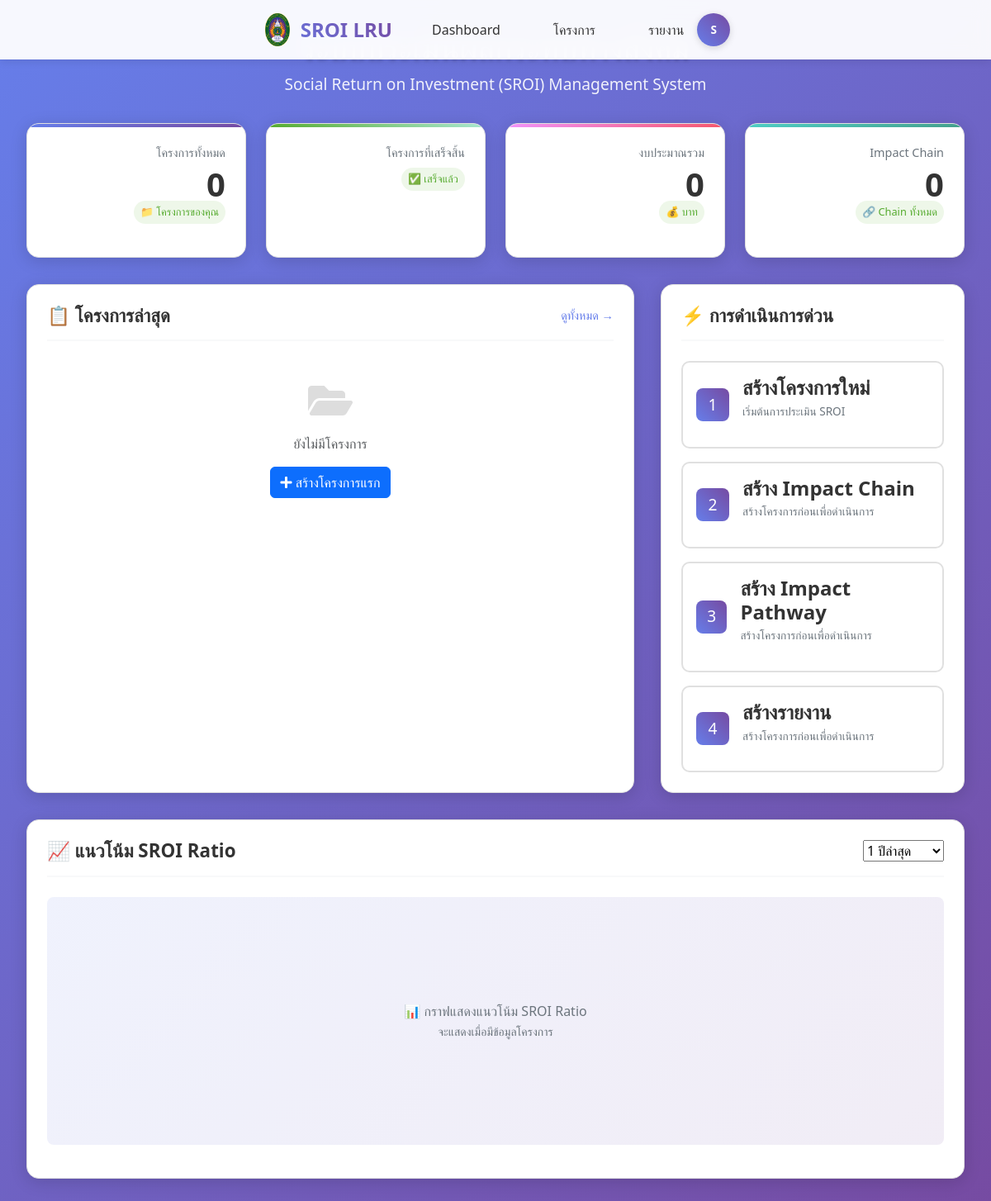
Page /dashboard.php (signed in) on the earlier database version.
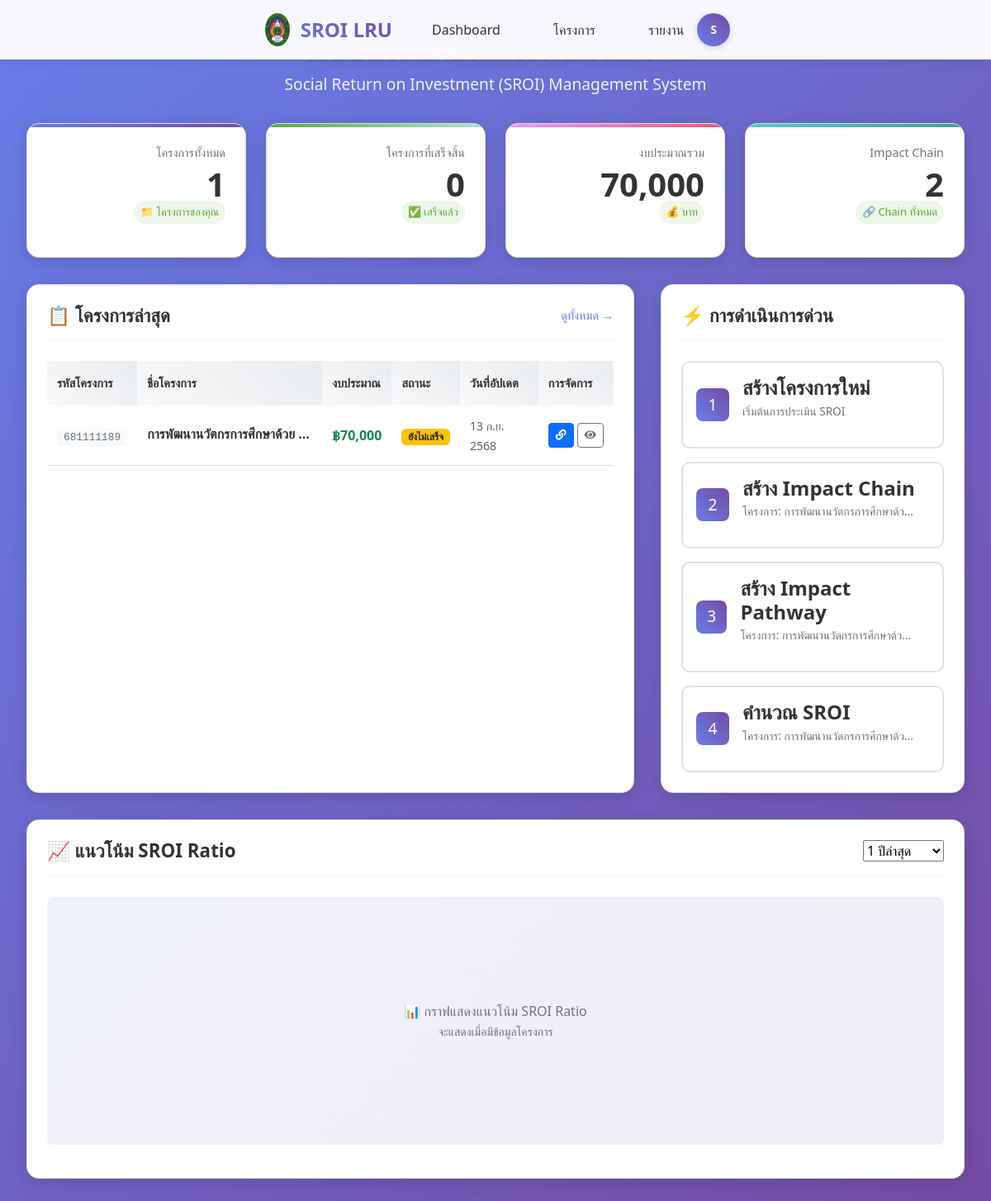
Same page on the later database version.
### tables this page shows
CREATE TABLE `projects` (
  `id` int(11) NOT NULL,
  `project_code` varchar(50) NOT NULL COMMENT 'รหัสโครงการ',
  `name` varchar(500) NOT NULL COMMENT 'ชื่อโครงการ',
  `description` text DEFAULT NULL COMMENT 'รายละเอียดโครงการ',
  `objective` text DEFAULT NULL COMMENT 'วัตถุประสงค์โครงการ',
  `start_date` date DEFAULT NULL COMMENT 'วันที่เริ่มโครงการ',
  `end_date` date DEFAULT NULL COMMENT 'วันที่สิ้นสุดโครงการ',
  `budget` decimal(15,2) DEFAULT NULL COMMENT 'งบประมาณ',
  `organization` varchar(300) DEFAULT NULL COMMENT 'หน่วยงาน/องค์กร',
  `project_manager` varchar(200) DEFAULT NULL COMMENT 'ผู้จัดการโครงการ',
  `status` enum('incompleted','completed') DEFAULT 'incompleted' COMMENT 'สถานะโครงการ',
  `created_by` varchar(100) DEFAULT NULL COMMENT 'ผู้สร้าง',
  `created_at` timestamp NOT NULL DEFAULT current_timestamp(),
  `updated_at` timestamp NOT NULL DEFAULT current_timestamp() ON UPDATE current_timestamp(),
  `impact_chain_status` longtext DEFAULT NULL CHECK (json_valid(`impact_chain_status`)),
  `total_impact_chains` int(11) DEFAULT 0 COMMENT 'จำนวน Impact Chain ทั้งหมด',
  `current_chain_id` int(11) DEFAULT NULL COMMENT 'Impact Chain ที่กำลังทำอยู่'
);

### dashboard.php (the view, shortened to what the changed rows need)
<?php
require_once "config.php";
$user_id = $_SESSION['user_id'];
$projects_query = "SELECT id, project_code, name, status, budget, created_at, updated_at
                   FROM projects
                   WHERE created_by = ?
                   ORDER BY updated_at DESC
                   LIMIT 5";
$projects_stmt = mysqli_prepare($conn, $projects_query);
mysqli_stmt_bind_param($projects_stmt, 's', $user_id);
mysqli_stmt_execute($projects_stmt);
$projects_result = mysqli_stmt_get_result($projects_stmt);
$user_projects = mysqli_fetch_all($projects_result, MYSQLI_ASSOC);
$stats_query = "SELECT
                    COUNT(*) as total_projects,
                    SUM(CASE WHEN status = 'completed' THEN 1 ELSE 0 END) as completed_projects,
                    SUM(CASE WHEN status = 'incompleted' THEN 1 ELSE 0 END) as incompleted_projects,
                    SUM(budget) as total_budget
                FROM projects
                WHERE created_by = ?";
$stats_stmt = mysqli_prepare($conn, $stats_query);
mysqli_stmt_bind_param($stats_stmt, 's', $user_id);
mysqli_stmt_execute($stats_stmt);
$stats_result = mysqli_stmt_get_result($stats_stmt);
$user_stats = mysqli_fetch_assoc($stats_result);
$chain_query = "SELECT COUNT(DISTINCT CONCAT(project_id, '-', chain_sequence)) as total_chains
                FROM (
                    SELECT project_id, chain_sequence FROM project_outcomes
                    WHERE project_id IN (SELECT id FROM projects WHERE created_by = ?)
                    UNION
                    SELECT project_id, chain_sequence FROM project_impact_ratios
                    WHERE project_id IN (SELECT id FROM projects WHERE created_by = ?)
                ) as all_chains";
$chain_stmt = mysqli_prepare($conn, $chain_query);
mysqli_stmt_bind_param($chain_stmt, 'ss', $user_id, $user_id);
mysqli_stmt_execute($chain_stmt);
$chain_result = mysqli_stmt_get_result($chain_stmt);
$chain_stats = mysqli_fetch_assoc($chain_result);
$user_stats = $user_stats ?? [
    'total_projects' => 0,
    'completed_projects' => 0,
    'incompleted_projects' => 0,
    'total_budget' => 0
];
function getStatusText($status)
{
    switch ($status) {
        case 'incompleted':
            return 'ยังไม่เสร็จ';
    }
}
function formatThaiDate($date)
{
    $thai_months = [
        '01' => 'ม.ค.',
        '02' => 'ก.พ.',
        '03' => 'มี.ค.',
        '04' => 'เม.ย.',
        '05' => 'พ.ค.',
        '06' => 'มิ.ย.',
        '07' => 'ก.ค.',
        '08' => 'ส.ค.',
        '09' => 'ก.ย.',
        '10' => 'ต.ค.',
        '11' => 'พ.ย.',
        '12' => 'ธ.ค.'
    ];
    $timestamp = strtotime($date);
    $day = date('j', $timestamp);
    $month = $thai_months[date('m', $timestamp)];
    $year = date('Y', $timestamp) + 543;
    return "$day $month $year";
}
?>
<!DOCTYPE html>
<html lang="th">
<head>
    <link href="https://cdn.jsdelivr.net/npm/bootstrap@5.3.0/dist/css/bootstrap.min.css" rel="stylesheet">
    <link rel="stylesheet" href="https://cdnjs.cloudflare.com/ajax/libs/font-awesome/5.15.4/css/all.min.css">
</head>
<body>
    <div class="main-container">
        <div class="page-header">
            <h1 class="page-title">ระบบประเมินผลกระทบทางสังคม</h1>
        </div>
        <div class="stats-grid">
            <div class="stat-card">
                <div class="stat-header">
                    <div>
                        <div class="stat-label">โครงการทั้งหมด</div>
                        <div class="stat-number" id="totalProjects"><?php echo $user_stats['total_projects']; ?></div>
                        <div class="stat-change positive">
                            📁 โครงการของคุณ
                        </div>
                    </div>
                </div>
            </div>
            <div class="stat-card success">
                <div class="stat-header">
                    <div>
                        <div class="stat-label">โครงการที่เสร็จสิ้น</div>
                        <div class="stat-number" id="completedProjects"><?php echo $user_stats['completed_projects']; ?></div>
                        <div class="stat-change positive">
                            ✅ เสร็จแล้ว
                        </div>
                    </div>
                </div>
            </div>
            <div class="stat-card warning">
                <div class="stat-header">
                    <div>
                        <div class="stat-label">งบประมาณรวม</div>
                        <div class="stat-number" id="totalBudget"><?php echo $user_stats['total_budget'] ? number_format($user_stats['total_budget'], 0) : '0'; ?></div>
                        <div class="stat-change positive">
                            💰 บาท
                        </div>
                    </div>
                </div>
            </div>
            <div class="stat-card info">
                <div class="stat-header">
                    <div>
                        <div class="stat-label">Impact Chain</div>
                        <div class="stat-number" id="totalChains"><?php echo $chain_stats['total_chains'] ?? 0; ?></div>
                        <div class="stat-change positive">
                            🔗 Chain ทั้งหมด
                        </div>
                    </div>
                </div>
            </div>
        </div>
        <div class="content-grid">
            <div class="content-card">
                <div class="project-list" id="recentProjects">
                    <?php if (empty($user_projects)): ?>
                        <div class="text-center text-muted py-4">
                            <i class="fas fa-folder-open fa-3x mb-3" style="color: #ddd;"></i>
                            <p>ยังไม่มีโครงการ</p>
                            <a href="create-project.php" class="btn btn-primary">
                                <i class="fas fa-plus"></i> สร้างโครงการแรก
                            </a>
                        </div>
                    <?php else: ?>
                        <div style="overflow-x: auto;">
                            <table class="table table-hover">
                                <thead>
                                    <tr>
                                        <th>รหัสโครงการ</th>
                                        <th>ชื่อโครงการ</th>
                                        <th>งบประมาณ</th>
                                        <th>สถานะ</th>
                                        <th>วันที่อัปเดต</th>
                                        <th>การจัดการ</th>
                                    </tr>
                                </thead>
                                <tbody>
                                    <?php foreach ($user_projects as $project): ?>
                                        <tr>
                                            <td>
                                                <span class="project-code"><?php echo htmlspecialchars($project['project_code']); ?></span>
                                            </td>
                                            <td>
                                                <div class="project-name" style="max-width: 200px; overflow: hidden; text-overflow: ellipsis; white-space: nowrap;"
                                                    title="<?php echo htmlspecialchars($project['name']); ?>">
                                                    <?php echo htmlspecialchars($project['name']); ?>
                                                </div>
                                            </td>
                                            <td>
                                                <span class="fw-bold text-success">
                                                    ฿<?php echo number_format($project['budget']); ?>
                                                </span>
                                            </td>
                                            <td>
                                                <span class="badge <?php echo $project['status'] == 'completed' ? 'bg-success' : 'bg-warning text-dark'; ?>">
                                                    <?php echo getStatusText($project['status']); ?>
                                                </span>
                                            </td>
                                            <td>
                                                <small class="text-muted"><?php echo formatThaiDate($project['updated_at']); ?></small>
                                            </td>
                                            <td>
                                                <div class="d-flex gap-1">
                                                    <a href="impact-chain/step1-strategy.php?project_id=<?php echo $project['id']; ?>"
                                                        class="btn btn-primary btn-sm" title="สร้าง Impact Chain">
                                                        <i class="fas fa-link"></i>
                                                    </a>
                                                    <button onclick="viewProject(<?php echo $project['id']; ?>)"
                                                        class="btn btn-outline-secondary btn-sm" title="ดูรายละเอียด">
                                                        <i class="fas fa-eye"></i>
                                                    </button>
                                                </div>
                                            </td>
                                        </tr>
                                    <?php endforeach; ?>
                                </tbody>
                            </table>
                        </div>
                    <?php endif; ?>
                </div>
            </div>
            <div style="display: flex; flex-direction: column; gap: 2rem;">
                <div class="content-card">
                    <div class="quick-actions">
                        <?php if (!empty($user_projects)): ?>
                            <a href="impact-chain/step1-strategy.php?project_id=<?php echo $user_projects[0]['id']; ?>" class="action-button">
                                <div class="action-icon">2</div>
                                <div class="action-content">
                                    <h4>สร้าง Impact Chain</h4>
                                    <p>โครงการ: <?php echo htmlspecialchars(mb_substr($user_projects[0]['name'], 0, 25)) . (mb_strlen($user_projects[0]['name']) > 25 ? '...' : ''); ?></p>
                                </div>
                            </a>
                        <?php else: ?>
                            <a href="create-project.php" class="action-button">
                                <div class="action-icon">2</div>
                                <div class="action-content">
                                    <h4>สร้าง Impact Chain</h4>
                                    <p>สร้างโครงการก่อนเพื่อดำเนินการ</p>
                                </div>
                            </a>
                        <?php endif; ?>
                        <?php if (!empty($user_projects)): ?>
                            <a href="impact_pathway/impact_pathway.php?project_id=<?php echo $user_projects[0]['id']; ?>" class="action-button">
                                <div class="action-icon">3</div>
                                <div class="action-content">
                                    <h4>สร้าง Impact Pathway</h4>
                                    <p>โครงการ: <?php echo htmlspecialchars(mb_substr($user_projects[0]['name'], 0, 25)) . (mb_strlen($user_projects[0]['name']) > 25 ? '...' : ''); ?></p>
                                </div>
                            </a>
                        <?php else: ?>
                            <a href="create-project.php" class="action-button">
                                <div class="action-icon">3</div>
                                <div class="action-content">
                                    <h4>สร้าง Impact Pathway</h4>
                                    <p>สร้างโครงการก่อนเพื่อดำเนินการ</p>
                                </div>
                            </a>
                        <?php endif; ?>
                        <?php if (!empty($user_projects)): ?>
                            <a href="sroi-expost/index.php?project_id=<?php echo $user_projects[0]['id']; ?>" class="action-button">
                                <div class="action-icon">4</div>
                                <div class="action-content">
                                    <h4>คำนวณ SROI</h4>
                                    <p>โครงการ: <?php echo htmlspecialchars(mb_substr($user_projects[0]['name'], 0, 25)) . (mb_strlen($user_projects[0]['name']) > 25 ? '...' : ''); ?></p>
                                </div>
                            </a>
                        <?php else: ?>
                            <a href="create-project.php" class="action-button">
                                <div class="action-icon">4</div>
                                <div class="action-content">
                                    <h4>สร้างรายงาน</h4>
                                    <p>สร้างโครงการก่อนเพื่อดำเนินการ</p>
                                </div>
                            </a>
                        <?php endif; ?>
                    </div>
                </div>
            </div>
        </div>
    </div>
</body>
</html>

Differences in the rows shown:
added projects: project_code "681111189", name "การพัฒนานวัตกรการศึกษาด้วย…", budget "70,000", status "ยังไม่เสร็จ", updated_at "13 ก.ย. 2568", name "การพัฒนานวัตกรการศึกษาด้ว"
Other differences:
$user_stats['total_projects']: "0" → "1"
$user_stats['completed_projects']: (not shown) → "0"
$user_stats['total_budget']: (not shown) → "70,000"
$chain_stats['total_chains']: "0" → "2"
text no longer shown: "0 ยังไม่มีโครงการ สร้างโครงการแรก สร้างโครงการก่อนเพื่อดำเนินการ สร้างโครงการก่อนเพื่อดำเนินการ สร้างรายงาน สร้างโครงการก่อนเพื่อดำเนินการ"
text now shown: "รหัสโครงการ ชื่อโครงการ งบประมาณ สถานะ วันที่อัปเดต การจัดการ โครงการ: ... โครงการ: ... คำนวณ SROI โครงการ: ..."
